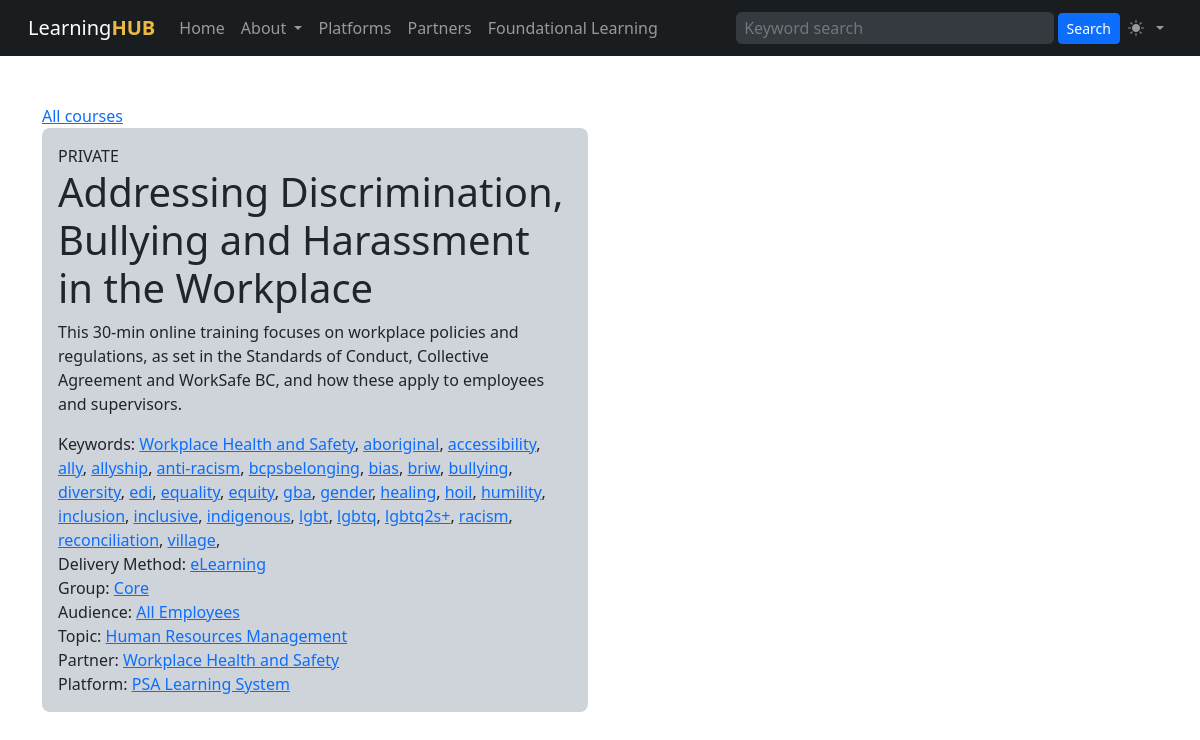
Before: /course.php?cid=3 with the older database file.
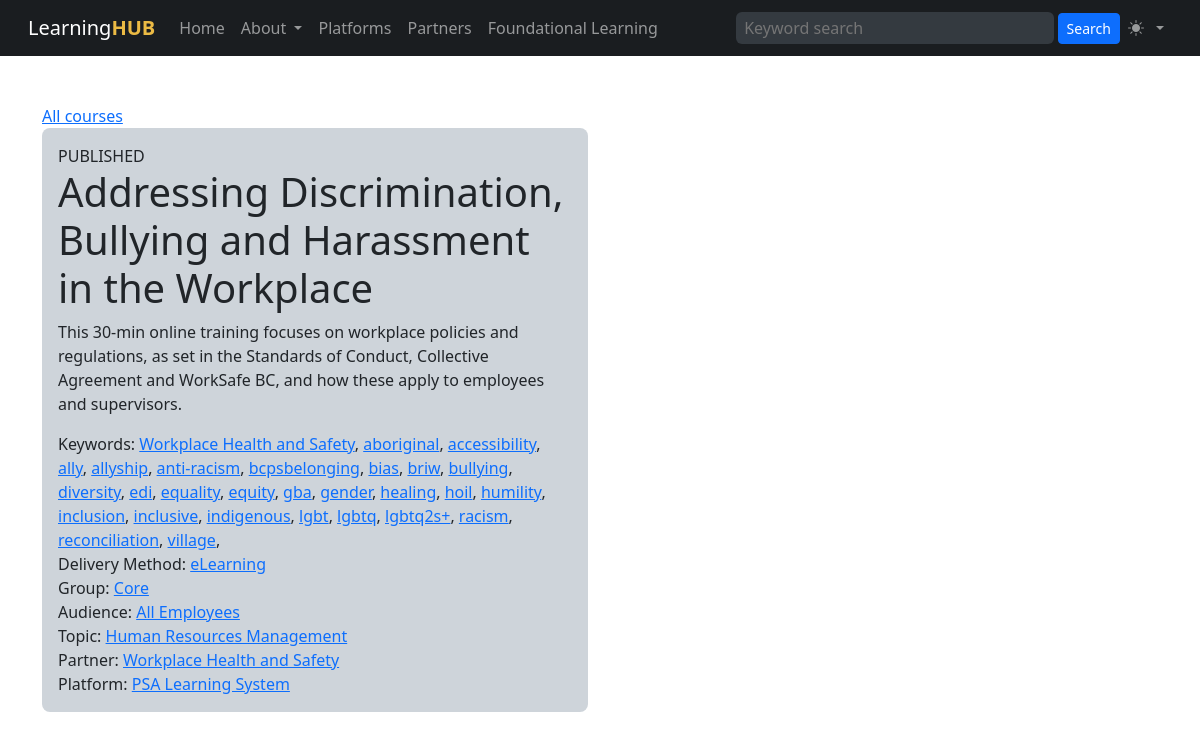
After: the same page with the newer database file.
### tables this page shows
CREATE TABLE "courses" (
    "id" INTEGER PRIMARY KEY AUTOINCREMENT NOT NULL,
    "status" VARCHAR NOT NULL,
    "sortorder" INTEGER,
    "name" VARCHAR NOT NULL,
    "slug" VARCHAR,
    "description" VARCHAR NOT NULL,
    "created" DATETIME NOT NULL,
    "modified" DATETIME,
    "expiry_date" DATETIME,
    "user_idir" VARCHAR,
    "course_id" INTEGER,
    "weight" INTEGER,
    "url" VARCHAR,
    "search" TEXT,
    "keywords" VARCHAR,
    "refresh_cycle" TEXT,
    "partner_id" INTEGER,
    "platform_id" INTEGER,
    "dmethod_id" INTEGER,
    "group_id" INTEGER,
    "audience_id" INTEGER,
    "topic_id" INTEGER,
    FOREIGN KEY(partner_id) REFERENCES learning_partners(id),
    FOREIGN KEY(platform_id) REFERENCES learning_platforms(id),
    FOREIGN KEY(dmethod_id) REFERENCES delivery_methods(id),
    FOREIGN KEY(group_id) REFERENCES groups(id),
    FOREIGN KEY(audience_id) REFERENCES audiences(id),
    FOREIGN KEY(topic_id) REFERENCES topics(id)
);

CREATE TABLE "delivery_methods" (
    "id" INTEGER PRIMARY KEY AUTOINCREMENT NOT NULL,
    "created" DATETIME,
    "modified" DATETIME,
    "sortorder" INTEGER,
    "name" VARCHAR,
    "slug" VARCHAR,
    "description" VARCHAR,
    "icon" VARCHAR,
    "color" VARCHAR
);

CREATE TABLE "groups" (
    "id" INTEGER PRIMARY KEY AUTOINCREMENT NOT NULL,
    "created" DATETIME,
    "modified" DATETIME,
    "sortorder" INTEGER,
    "name" VARCHAR,
    "slug" VARCHAR,
    "description" VARCHAR,
    "icon" VARCHAR,
    "color" VARCHAR
);

CREATE TABLE "audiences" (
    "id" INTEGER PRIMARY KEY AUTOINCREMENT NOT NULL,
    "created" DATETIME,
    "modified" DATETIME,
    "sortorder" INTEGER,
    "name" VARCHAR,
    "slug" VARCHAR,
    "description" VARCHAR,
    "icon" VARCHAR,
    "color" VARCHAR
);

CREATE TABLE "topics" (
    "id" INTEGER PRIMARY KEY AUTOINCREMENT NOT NULL,
    "created" DATETIME,
    "modified" DATETIME,
    "sortorder" INTEGER,
    "name" VARCHAR,
    "slug" VARCHAR,
    "description" VARCHAR,
    "icon" VARCHAR,
    "color" VARCHAR
);

CREATE TABLE "learning_partners" (
    "id" INTEGER PRIMARY KEY AUTOINCREMENT NOT NULL,
    "created" DATETIME,
    "modified" DATETIME,
    "sortorder" INTEGER,
    "name" VARCHAR,
    "slug" VARCHAR,
    "description" VARCHAR,
    "icon" VARCHAR,
    "logo" VARCHAR,
    "color" VARCHAR,
    "url" VARCHAR,
    "admin_name" VARCHAR,
    "admin_email" VARCHAR
);

CREATE TABLE "learning_platforms" (
    "id" INTEGER PRIMARY KEY AUTOINCREMENT NOT NULL,
    "created" DATETIME,
    "modified" DATETIME,
    "sortorder" INTEGER,
    "name" VARCHAR,
    "slug" VARCHAR,
    "description" VARCHAR,
    "logo" VARCHAR,
    "icon" VARCHAR,
    "color" VARCHAR,
    "url" VARCHAR
);

### course.php (the view)
<?php
$db = new SQLite3('courses.sqlite', SQLITE3_OPEN_CREATE | SQLITE3_OPEN_READWRITE);
$db->enableExceptions(true);
?>
<?php require('template/header.php') ?>
<div class="container">
<div class="row">
<div class="col-md-6">
<div><a href="courses.php">All courses</a></div>
<?php
$cid = $_GET['cid'] ?? 0;
$sql = 'SELECT
            c.id AS cid,
            c.name AS cname,
            c.status AS cstatus,
            c.description AS cdesc,
            c.keywords AS ckeys,
            dm.id AS dmid,
            dm.name AS dmname,
            g.name AS groupname,
            g.id AS groupid,
            a.name AS audiencename,
            a.id AS audienceid,
            top.name AS topicname,
            top.id AS topicid,
            pa.name AS partnername,
            pa.id AS partnerid,
            plat.name AS platformname,
            plat.id AS platformid
        FROM
            courses c
        JOIN delivery_methods dm ON dm.id = c.dmethod_id
        JOIN groups g ON g.id = c.group_id
        JOIN audiences a ON a.id = c.audience_id
        JOIN topics top ON top.id = c.topic_id
        JOIN learning_partners pa ON pa.id = c.partner_id
        JOIN learning_platforms plat ON plat.id = c.platform_id
        WHERE c.id = ' . $cid . ';';
$statement = $db->prepare($sql);
$result = $statement->execute();
?>
<?php while ($row = $result->fetchArray()): ?>
    <div class="p-3 mb-2 bg-dark-subtle rounded-3">
        <div><?= strtoupper($row['cstatus']) ?></div>
        <h1><?= $row['cname'] ?></h1>
        <div class="mb-3"><?= $row['cdesc'] ?></div>
        <?php if(!empty($row['ckeys'])): ?>
        <?php $keys = explode(',',$row['ckeys']) ?>
        <div>
        Keywords:
        <?php foreach($keys as $k): ?>
        <a href="keyword.php?keyword=<?= $k ?>"><?= $k ?></a>,
        <?php endforeach ?>
        </div>
        <?php endif ?>
        <div>Delivery Method: <a href="filter.php?dmethod=<?= $row['dmid'] ?>"><?= $row['dmname'] ?></a></div>
        <div>Group: <a href="filter.php?group=<?= $row['groupid'] ?>"><?= $row['groupname'] ?></a></div>
        <div>Audience: <a href="filter.php?audience=<?= $row['audienceid'] ?>"><?= $row['audiencename'] ?></a></div>
        <div>Topic: <a href="filter.php?topic[]=<?= $row['topicid'] ?>"><?= $row['topicname'] ?></a></div>
        <div>Partner: <a href="filter.php?partner=<?= $row['partnerid'] ?>"><?= $row['partnername'] ?></a></div>
        <div>Platform: <a href="filter.php?platform=<?= $row['platformid'] ?>"><?= $row['platformname'] ?></a></div>
    </div>
<?php endwhile ?>
</div>
</div>
</div>
</body>
</html>

### template/header.php (shortened to what this page needs)
<!doctype html>
<html data-bs-theme="auto">
<head>
<link href="https://cdn.jsdelivr.net/npm/bootstrap@5.3.3/dist/css/bootstrap.min.css" rel="stylesheet">
<link rel="stylesheet" href="https://cdn.jsdelivr.net/npm/bootstrap-icons@1.11.3/font/bootstrap-icons.min.css">
</head>
<body>
<nav class="navbar bg-dark-subtle sticky-top navbar-expand-lg px-3 mb-5" data-bs-theme="dark" role="navigation" aria-label="Primary menu">
<div class="container-fluid">
    <a href="index.php" class="wordmark navbar-brand order-lg-first me-lg-3">
        Learning<span style="color: #ebba44; font-weight: bold;">HUB</span>
    </a>
    <div class="collapse navbar-collapse" id="navbarSupportedContent">
        <ul class="navbar-nav mb-2 mb-lg-0 order-1 order-lg-2">
            <li class="nav-item">
                <a class="nav-link" aria-current="page" href="index.php">Home</a>
            </li>
            <li class="nav-item dropdown">
                <a class="nav-link dropdown-toggle" href="about/" role="button" data-bs-toggle="dropdown" aria-expanded="false">
                  About
                </a>
            </li>
            <li class="nav-item">
                <a class="nav-link" href="learning-systems/">
                    Platforms
                  </a>
            </li>
            <li class="nav-item">
                <a class="nav-link" href="learning-systems/">
                    Partners
                  </a>
            </li>
            <li class="nav-item">
                <a class="nav-link" href="course/">
                  Foundational Learning
                </a>
            </li>
        </ul>
    </div>
    <form method="get" action="/filter.php" class="collapse navbar-collapse mt-1 mt-lg-0" role="search" id="navbarSearch">
        <input type="search"
                id="s"
                class="s px-2 py-1 bg-light-subtle flex-grow-1 flex-shrink-1 me-1 rounded-2 border-0"
                name="s"
                placeholder="Keyword search"
                required
                value="<?php if(!empty($_GET['s'])) echo htmlspecialchars($_GET['s']) ?>">
        <button class="btn btn-sm btn-primary" type="submit" class="searchsubmit" aria-label="Submit Search">
            Search
        </button>
    </form>
    <ul class="navbar-nav mb-2 mb-lg-0">
    <li class="nav-item dropdown">
            <button class="btn btn-link nav-link ml-3 py-2 px-0 px-lg-2 dropdown-toggle d-flex align-items-center" id="bd-theme" type="button" aria-expanded="false" data-bs-toggle="dropdown" data-bs-display="static" aria-label="Toggle theme (dark)">
              <span class="theme-icon-active"><i class="me-2"></i></span>
            </button>
        </li>
    </ul>
</div>
</nav>

Changed rows visible on the page:
changed courses "Addressing Discrimination, Bullying and Harassment in the Workplace": status "PRIVATE" → "PUBLISHED"
